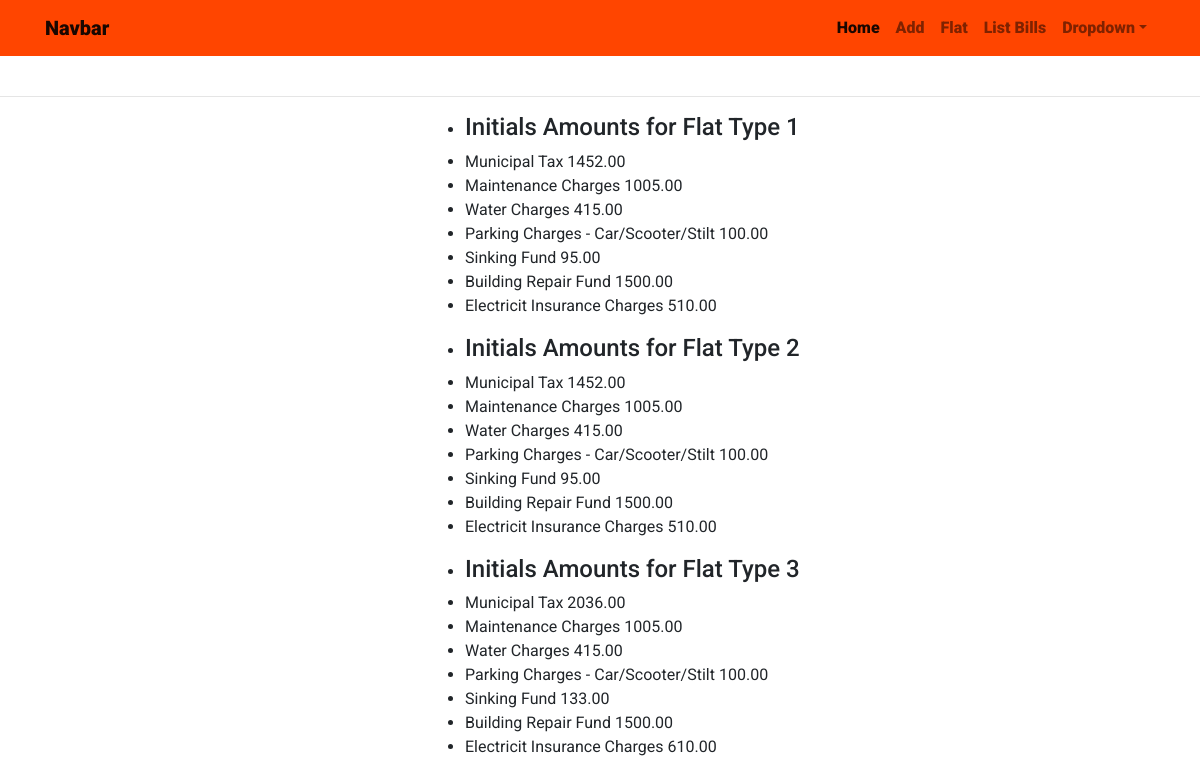
The app's page /billing/ with its own data.
### billing/models.py (models this page shows, shortened)
class BillDetails(models.Model):
    flat_type       = models.CharField(max_length =1, help_text ="Your Choices are 1, 2, 3.", default="3")
    municipal_tax   = models.DecimalField(max_digits=10, decimal_places=2, help_text = "Taxes Levied by BMC")
    maintenance     = models.DecimalField(max_digits=10, decimal_places=2, help_text = "Maintenance Charges")
    water_charges   = models.DecimalField(max_digits=10, decimal_places=2, help_text = "Water Costs")
    parking_charges = models.DecimalField(max_digits=10, decimal_places=2, help_text = "Car/Scooter/Stilt")
    sinking_fund    = models.DecimalField(max_digits=10, decimal_places=2, help_text = "Sinking Fund")
    building_repair = models.DecimalField(max_digits=10, decimal_places=2, help_text = "Fund for Building Repairs")
    elec_ins_chgs   = models.DecimalField("Electricity Insurance Charges", max_digits=10,
                                            decimal_places=2,
                                            help_text = "Electricity Insurance"
                                        )
    class Meta:
        verbose_name_plural = "Billing Details"

### billing/views.py (the view)
# urls.py: path('', bill_costing, name = "bill-costing"),
def bill_costing(request):
    initial_amounts = BillDetails.objects.all().order_by('flat_type')
    context = {'initial_amounts': initial_amounts}
    return render(request, 'billing/initial_bill.html', context)

### society/templates/billing/initial_bill.html
{% extends 'index1.html' %}
{% block content %}
{% for initial in initial_amounts %}
<ul class="collection with-header">
    <li class="collection-header"><h4>Initials Amounts for Flat Type {{initial.flat_type}} </h4></li>
    <li class="collection-item"><div>Municipal Tax <span class="secondary-content">{{initial.municipal_tax}} </span></div></li>
    <li class="collection-item"><div>Maintenance Charges <span class="secondary-content">{{initial.maintenance}} </span></div></li>
    <li class="collection-item"><div>Water Charges <span class="secondary-content">{{initial.water_charges}} </span></div></li>
    <li class="collection-item"><div>Parking Charges - Car/Scooter/Stilt <span class="secondary-content">{{initial.parking_charges}} </span></div></li>
    <li class="collection-item"><div>Sinking Fund <span class="secondary-content">{{initial.sinking_fund}} </span></div></li>
    <li class="collection-item"><div>Building Repair Fund <span class="secondary-content">{{initial.building_repair}} </span></div></li>
    <li class="collection-item"><div>Electricit Insurance Charges <span class="secondary-content">{{initial.elec_ins_chgs}} </span></div></li>
  </ul>
  {% endfor %}
{% endblock content %}

### static/css/stylesheet.css (style rules this page uses)
body { padding-top: 5rem; font-family: 'Roboto', sans-serif; }

### records on screen
BillDetails: flat_type "1", municipal_tax "1452.00", maintenance "1005.00", water_charges "415.00", parking_charges "100.00", sinking_fund "95.00", building_repair "1500.00", elec_ins_chgs "510.00"
BillDetails: flat_type "2", municipal_tax "1452.00", maintenance "1005.00", water_charges "415.00", parking_charges "100.00", sinking_fund "95.00", building_repair "1500.00", elec_ins_chgs "510.00"
BillDetails: flat_type "3", municipal_tax "2036.00", maintenance "1005.00", water_charges "415.00", parking_charges "100.00", sinking_fund "133.00", building_repair "1500.00", elec_ins_chgs "610.00"
